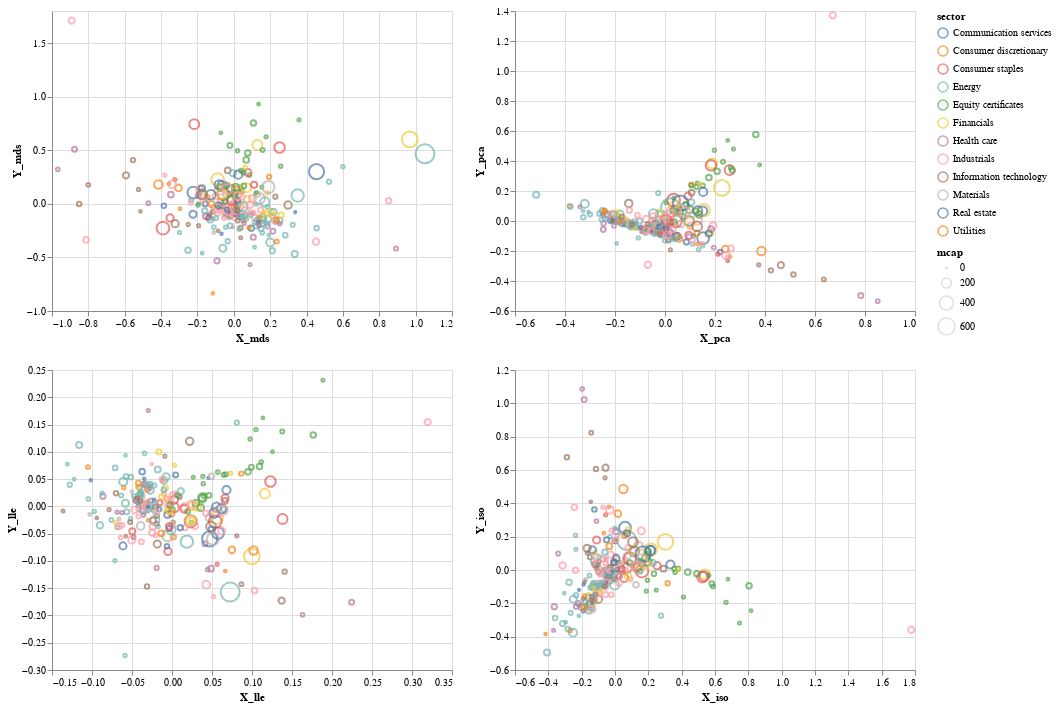

The notebook cell saved with this chart:
### Code cell
interval = alt.selection_interval(encodings=['x', 'y'])

chart = alt.Chart(df_altair).mark_point().encode(
    color=alt.condition(interval, 'sector', alt.value('lightgray')),
    tooltip=['ticker'],
    size='mcap',
).properties(selection=interval)

(chart.encode(x='X_mds', y='Y_mds') | chart.encode(x='X_pca', y='Y_pca')) &\
(chart.encode(x='X_lle', y='Y_lle') | chart.encode(x='X_iso', y='Y_iso'))

### Figure 1 — Vega-Lite specification as saved in the notebook (floating-point values rounded to 4 significant figures; data arrays with more than 128 entries replaced by an {"elided": "..."} marker saying what was removed)
{"$schema": "https://vega.github.io/schema/vega-lite/v3.4.0.json", "config": {"mark": {"tooltip": null}, "view": {"height": 300, "width": 400}}, "data": {"name": "data-b1c5cb12ed4acfd4f9ebdcd2cb6d207d"}, "datasets": {"data-b1c5cb12ed4acfd4f9ebdcd2cb6d207d": {"elided": "246 records"}}, "vconcat": [{"hconcat": [{"encoding": {"color": {"condition": {"field": "sector", "selection": "selector002", "type": "nominal"}, "value": "lightgray"}, "size": {"field": "mcap", "type": "quantitative"}, "tooltip": [{"field": "ticker", "type": "nominal"}], "x": {"field": "X_mds", "type": "quantitative"}, "y": {"field": "Y_mds", "type": "quantitative"}}, "mark": "point", "selection": {"selector002": {"encodings": ["x", "y"], "type": "interval"}}}, {"encoding": {"color": {"condition": {"field": "sector", "selection": "selector002", "type": "nominal"}, "value": "lightgray"}, "size": {"field": "mcap", "type": "quantitative"}, "tooltip": [{"field": "ticker", "type": "nominal"}], "x": {"field": "X_pca", "type": "quantitative"}, "y": {"field": "Y_pca", "type": "quantitative"}}, "mark": "point", "selection": {"selector002": {"encodings": ["x", "y"], "type": "interval"}}}]}, {"hconcat": [{"encoding": {"color": {"condition": {"field": "sector", "selection": "selector002", "type": "nominal"}, "value": "lightgray"}, "size": {"field": "mcap", "type": "quantitative"}, "tooltip": [{"field": "ticker", "type": "nominal"}], "x": {"field": "X_lle", "type": "quantitative"}, "y": {"field": "Y_lle", "type": "quantitative"}}, "mark": "point", "selection": {"selector002": {"encodings": ["x", "y"], "type": "interval"}}}, {"encoding": {"color": {"condition": {"field": "sector", "selection": "selector002", "type": "nominal"}, "value": "lightgray"}, "size": {"field": "mcap", "type": "quantitative"}, "tooltip": [{"field": "ticker", "type": "nominal"}], "x": {"field": "X_iso", "type": "quantitative"}, "y": {"field": "Y_iso", "type": "quantitative"}}, "mark": "point", "selection": {"selector002": {"encodings": ["x", "y"], "type": "interval"}}}]}]}
